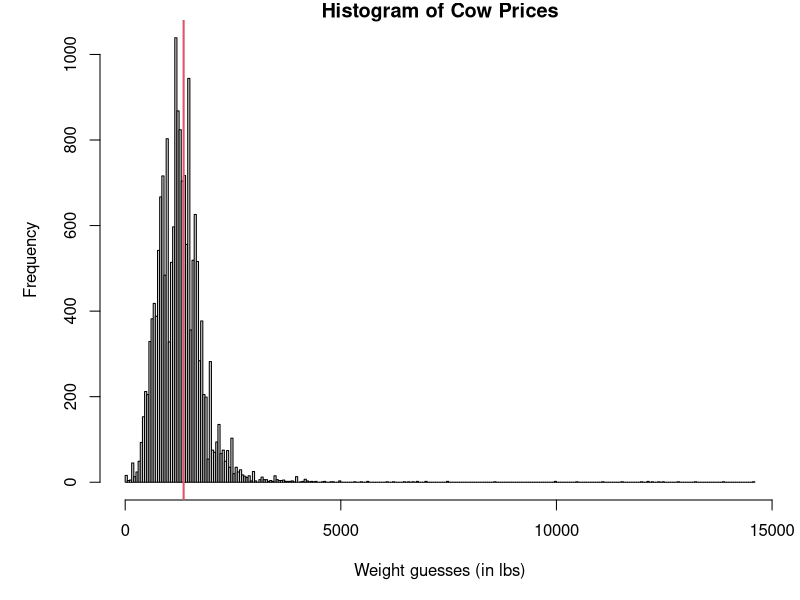
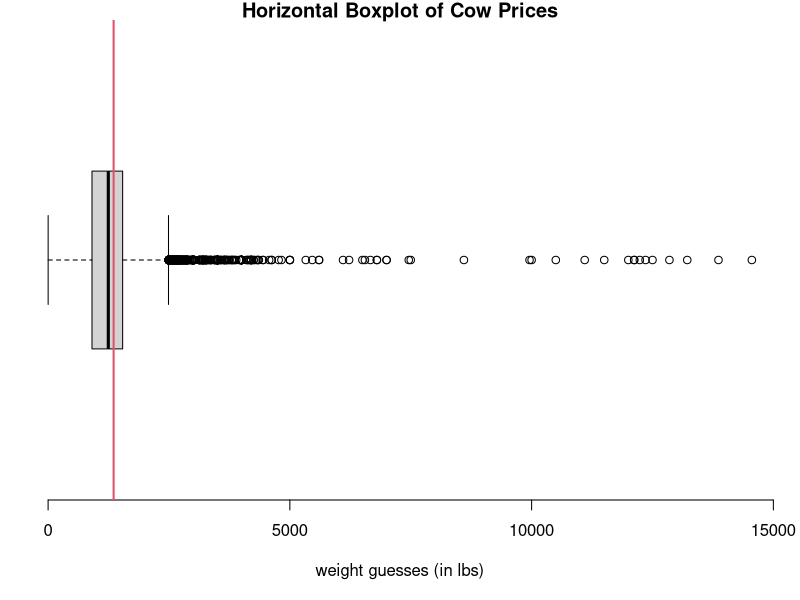

Here is the R script that generated these plots, in order:
## ---- chunk 1
data<-read.csv("Planet Money Cow Data - Sheet1.csv")
data = data[, 1]
## ---- chunk 2
par(mai = c(1, 1, 0.2, 0.2))
hist(data, 500, main="Histogram of Cow Prices", xlab="Weight guesses (in lbs)", ylab="Frequency")
#true weight
abline(v = 1355, col = 2, lwd = 2)

## ---- chunk 3
par(mai = c(1,0.2,0.2,0.2))
boxplot(data, horizontal = TRUE, main = "Horizontal Boxplot of Cow Prices", 
xlab = "weight guesses (in lbs)", frame.plot =FALSE)
#true weight
abline(v = 1355, col = 2, lwd = 2)
